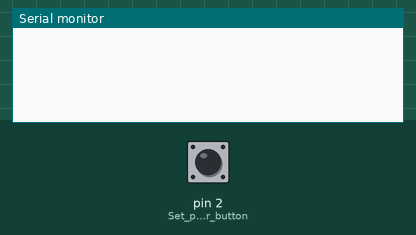
This sketch was run on a simulated Arduino Uno, built with avr-gcc and run on an emulated ATmega328P. Parts: the last lines printed to the serial monitor. Inputs (shaded band) come from the test bench; at power-on: pin 2 (Set_pin_2_for_button) HIGH.

Above: at 1.2 s.
1.3 s: pin 2 (Set_pin_2_for_button) pulled LOW for 0.15 s
At 1.43 s:
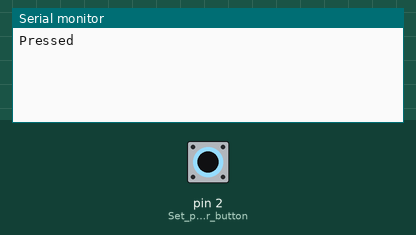
At 2.5 s:
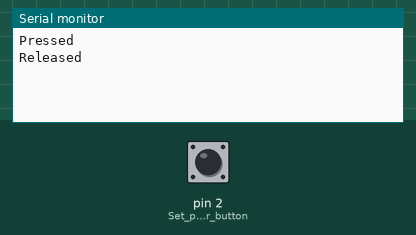

Measured:
- after the input at 1.3 s, the serial monitor: prints a new line at once (image 1)

The sketch:

ButtonTest.ino
```cpp
// Set up - This section sets up the program
void setup() {
  // put your setup code here, to run once:
  pinMode(2, INPUT_PULLUP); // Set pin 2 for button

  // starts serial communication between your Arduino
  // and your computer at 9600 baud—the communication speed.
  // This is needed so you can print output ot the serial monitor
  Serial.begin(9600);
}
// This variable will be used in the IF statement below
 String button = "Released";

// The bulk of the program is done within the the loop.
// With each loop, it is checking the inputs it is recieving and taking actions
void loop() {
  // put your main code here, to run repeatedly:

  // Establish a variable that holds the value of the fire button in this loop.
  // If the button is pressed, the digitalRead will read "0", otherwise it will read "1"
  int Fire = digitalRead(2);

  // Debug lines:
  // Serial.println(Fire);
  // delay(1000);

  // since this is a loop, if you just print to the console when an input is detected,
  // it will send a constant stream of output to console (one value for each loop)
  // I only wanted to send a value once when the button was pressed and once when it was released

  // This IF confirm that the button is pressed AND that we didn't send Pressed command in the last loop
  if (Fire == 0 && button == "Released") { // Use "&&" instead of "and"

    // When the above condition is met, I set the variable to "Pressed" so that it cant be
    // true the next time the comes around.
    button = "Pressed";
    Serial.println(button);


  } else if (Fire == 1 && button == "Pressed"){
    button = "Released";
    Serial.println(button);
  }


}
```
